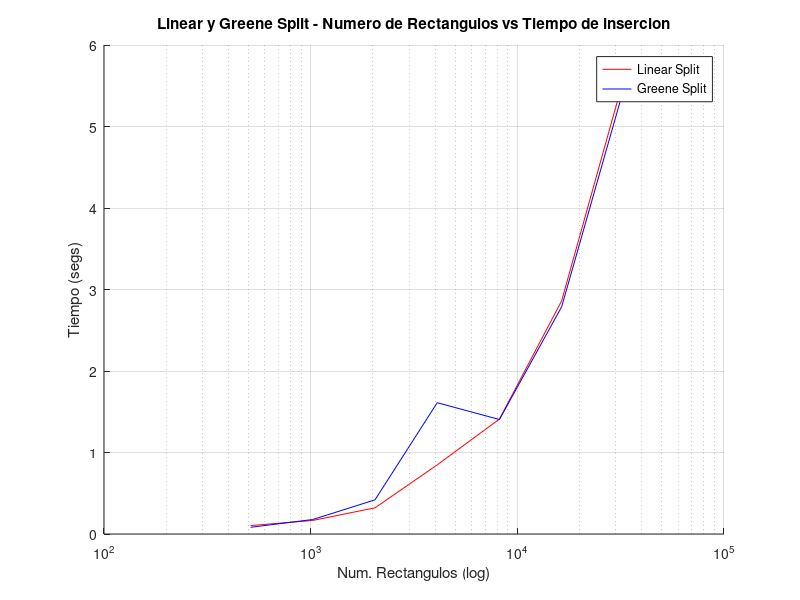
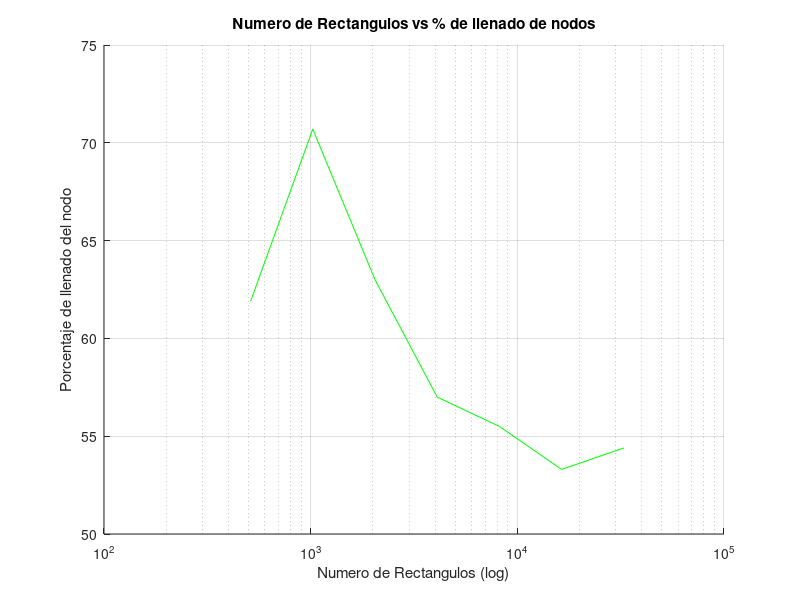
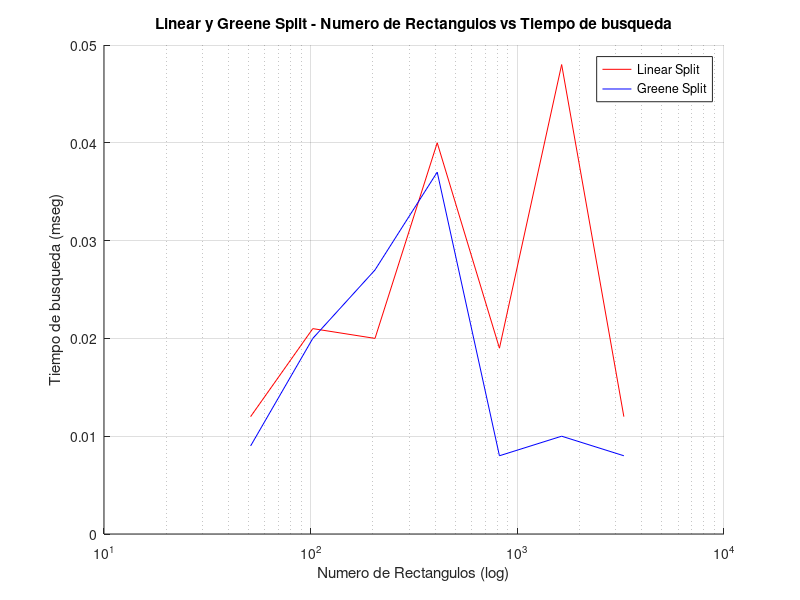

Recreate these plots in MATLAB, in order.
# Inicializador

start = 9;
finish = 15;
for i = start : finish
  rectangles(i - start + 1) = 2^i;
end

# --- START DATA --- #

# Tiempos Inserción Linear Split

lst(1) = 0.103387;
lst(2) = 0.166307;
lst(3) = 0.321261;
lst(4) = 0.848601;
lst(5) = 1.410179;
lst(6) = 2.861004;
lst(7) = 5.593964;

# Tiempos Inserción Greene Split

gst(1) = 0.082136;
gst(2) = 0.177814;
gst(3) = 0.419102;
gst(4) = 1.610996;
gst(5) = 1.404789;
gst(6) = 2.787653;
gst(7) = 5.467977;

# Porcentajes de llenado

percent_fill(1) = 61.9;
percent_fill(2) = 70.7;
percent_fill(3) = 63.0;
percent_fill(4) = 57.0;
percent_fill(5) = 55.5;
percent_fill(6) = 53.3;
percent_fill(7) = 54.4;

# Tiempos Búsqueda Linear Split (mseg)

linear_search_time(1) = 0.012;
linear_search_time(2) = 0.021;
linear_search_time(3) = 0.020;
linear_search_time(4) = 0.040;
linear_search_time(5) = 0.019;
linear_search_time(6) = 0.048;
linear_search_time(7) = 0.012;

# Tiempos Búsqueda Greene Split (mseg)

greene_search_time(1) = 0.009;
greene_search_time(2) = 0.020;
greene_search_time(3) = 0.027;
greene_search_time(4) = 0.037;
greene_search_time(5) = 0.008;
greene_search_time(6) = 0.010;
greene_search_time(7) = 0.008;

# --- END DATA --- #

# Plot para Inserción

figure(1);
hold on;
semilogx(rectangles, lst, "r");
semilogx(rectangles, gst, "b");
legend("Linear Split", "Greene Split");
grid on;
xlabel ("Num. Rectangulos (log)");
ylabel ("Tiempo (segs)");
title ("Linear y Greene Split - Numero de Rectangulos vs Tiempo de insercion");
hold off;

# Plot para espacio y % de llenado

figure(2);
hold on;
semilogx(rectangles, percent_fill, "g");
grid on;
xlabel ("Numero de Rectangulos (log)");
ylabel ("Porcentaje de llenado del nodo");
title ("Numero de Rectangulos vs % de llenado de nodos");
hold off;

# Plot para búsqueda

figure(3);
hold on;
semilogx(rectangles/10, linear_search_time, "r");
semilogx(rectangles/10, greene_search_time, "b");
legend("Linear Split", "Greene Split");
grid on;
xlabel ("Numero de Rectangulos (log)");
ylabel ("Tiempo de busqueda (mseg)");
title ("Linear y Greene Split - Numero de Rectangulos vs Tiempo de busqueda");
hold off;
